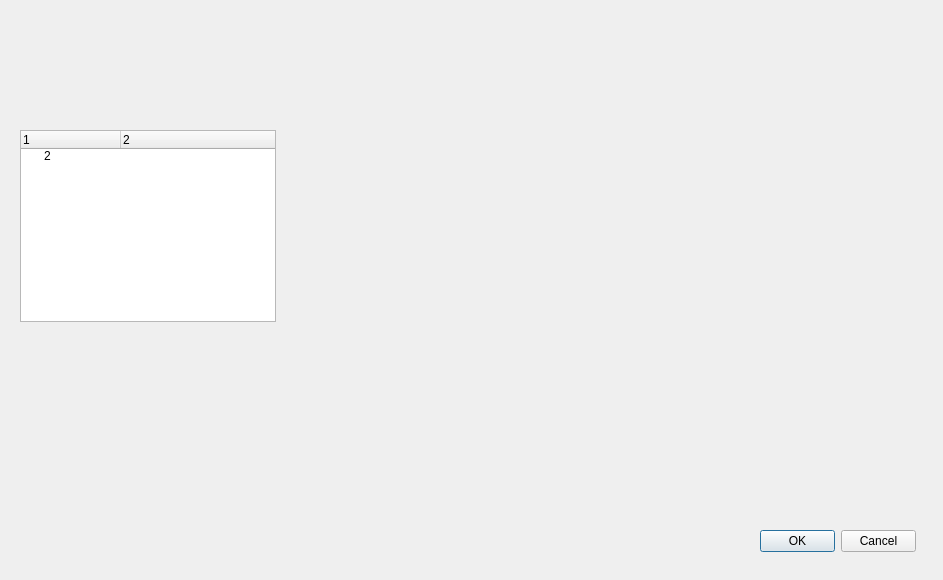
<?xml version="1.0" encoding="UTF-8"?>
<ui version="4.0">
 <class>NCRDNetSCADADataSourceDialogUI</class>
 <widget class="QDialog" name="NCRDNetSCADADataSourceDialogUI">
  <property name="geometry">
   <rect>
    <x>0</x>
    <y>0</y>
    <width>943</width>
    <height>580</height>
   </rect>
  </property>
  <property name="windowTitle">
   <string>Data source settings</string>
  </property>
  <widget class="QDialogButtonBox" name="buttonBox">
   <property name="geometry">
    <rect>
     <x>760</x>
     <y>530</y>
     <width>156</width>
     <height>23</height>
    </rect>
   </property>
   <property name="orientation">
    <enum>Qt::Horizontal</enum>
   </property>
   <property name="standardButtons">
    <set>QDialogButtonBox::Cancel|QDialogButtonBox::Ok</set>
   </property>
  </widget>
  <widget class="QTreeWidget" name="treeWidget">
   <property name="geometry">
    <rect>
     <x>20</x>
     <y>130</y>
     <width>256</width>
     <height>192</height>
    </rect>
   </property>
   <column>
    <property name="text">
     <string>1</string>
    </property>
   </column>
   <column>
    <property name="text">
     <string>2</string>
    </property>
   </column>
   <item>
    <property name="text">
     <string>2</string>
    </property>
   </item>
  </widget>
 </widget>
 <resources/>
 <connections>
  <connection>
   <sender>buttonBox</sender>
   <signal>accepted()</signal>
   <receiver>NCRDNetSCADADataSourceDialogUI</receiver>
   <slot>accept()</slot>
   <hints>
    <hint type="sourcelabel">
     <x>248</x>
     <y>254</y>
    </hint>
    <hint type="destinationlabel">
     <x>157</x>
     <y>274</y>
    </hint>
   </hints>
  </connection>
  <connection>
   <sender>buttonBox</sender>
   <signal>rejected()</signal>
   <receiver>NCRDNetSCADADataSourceDialogUI</receiver>
   <slot>reject()</slot>
   <hints>
    <hint type="sourcelabel">
     <x>316</x>
     <y>260</y>
    </hint>
    <hint type="destinationlabel">
     <x>286</x>
     <y>274</y>
    </hint>
   </hints>
  </connection>
 </connections>
</ui>
